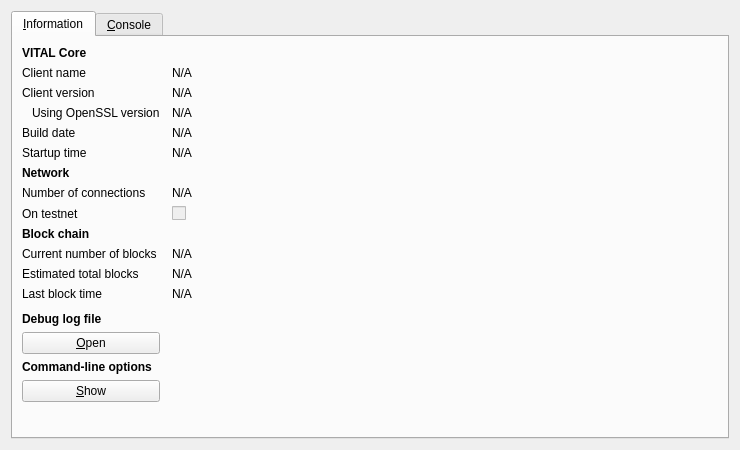
<?xml version="1.0" encoding="UTF-8"?>
<ui version="4.0">
 <class>RPCConsole</class>
 <widget class="QDialog" name="RPCConsole">
  <property name="geometry">
   <rect>
    <x>0</x>
    <y>0</y>
    <width>740</width>
    <height>450</height>
   </rect>
  </property>
  <property name="windowTitle">
   <string>VITAL - Debug window</string>
  </property>
  <layout class="QVBoxLayout" name="verticalLayout_2">
   <item>
    <widget class="QTabWidget" name="tabWidget">
     <property name="currentIndex">
      <number>0</number>
     </property>
     <widget class="QWidget" name="tab_info">
      <attribute name="title">
       <string>&amp;Information</string>
      </attribute>
      <layout class="QGridLayout" name="gridLayout" columnstretch="0,1">
       <property name="horizontalSpacing">
        <number>12</number>
       </property>
       <item row="0" column="0">
        <widget class="QLabel" name="label_9">
         <property name="font">
          <font>
           <weight>75</weight>
           <bold>true</bold>
          </font>
         </property>
         <property name="text">
          <string>VITAL Core</string>
         </property>
        </widget>
       </item>
       <item row="1" column="0">
        <widget class="QLabel" name="label_5">
         <property name="text">
          <string>Client name</string>
         </property>
        </widget>
       </item>
       <item row="1" column="1">
        <widget class="QLabel" name="clientName">
         <property name="cursor">
          <cursorShape>IBeamCursor</cursorShape>
         </property>
         <property name="text">
          <string>N/A</string>
         </property>
         <property name="textFormat">
          <enum>Qt::PlainText</enum>
         </property>
         <property name="textInteractionFlags">
          <set>Qt::LinksAccessibleByMouse|Qt::TextSelectableByKeyboard|Qt::TextSelectableByMouse</set>
         </property>
        </widget>
       </item>
       <item row="2" column="0">
        <widget class="QLabel" name="label_6">
         <property name="text">
          <string>Client version</string>
         </property>
        </widget>
       </item>
       <item row="2" column="1">
        <widget class="QLabel" name="clientVersion">
         <property name="cursor">
          <cursorShape>IBeamCursor</cursorShape>
         </property>
         <property name="text">
          <string>N/A</string>
         </property>
         <property name="textFormat">
          <enum>Qt::PlainText</enum>
         </property>
         <property name="textInteractionFlags">
          <set>Qt::LinksAccessibleByMouse|Qt::TextSelectableByKeyboard|Qt::TextSelectableByMouse</set>
         </property>
        </widget>
       </item>
       <item row="3" column="0">
        <widget class="QLabel" name="label_14">
         <property name="text">
          <string>Using OpenSSL version</string>
         </property>
         <property name="indent">
          <number>10</number>
         </property>
        </widget>
       </item>
       <item row="3" column="1">
        <widget class="QLabel" name="openSSLVersion">
         <property name="cursor">
          <cursorShape>IBeamCursor</cursorShape>
         </property>
         <property name="text">
          <string>N/A</string>
         </property>
         <property name="textFormat">
          <enum>Qt::PlainText</enum>
         </property>
         <property name="textInteractionFlags">
          <set>Qt::LinksAccessibleByMouse|Qt::TextSelectableByKeyboard|Qt::TextSelectableByMouse</set>
         </property>
        </widget>
       </item>
       <item row="4" column="0">
        <widget class="QLabel" name="label_12">
         <property name="text">
          <string>Build date</string>
         </property>
        </widget>
       </item>
       <item row="4" column="1">
        <widget class="QLabel" name="buildDate">
         <property name="cursor">
          <cursorShape>IBeamCursor</cursorShape>
         </property>
         <property name="text">
          <string>N/A</string>
         </property>
         <property name="textFormat">
          <enum>Qt::PlainText</enum>
         </property>
         <property name="textInteractionFlags">
          <set>Qt::LinksAccessibleByMouse|Qt::TextSelectableByKeyboard|Qt::TextSelectableByMouse</set>
         </property>
        </widget>
       </item>
       <item row="5" column="0">
        <widget class="QLabel" name="label_13">
         <property name="text">
          <string>Startup time</string>
         </property>
        </widget>
       </item>
       <item row="5" column="1">
        <widget class="QLabel" name="startupTime">
         <property name="cursor">
          <cursorShape>IBeamCursor</cursorShape>
         </property>
         <property name="text">
          <string>N/A</string>
         </property>
         <property name="textFormat">
          <enum>Qt::PlainText</enum>
         </property>
         <property name="textInteractionFlags">
          <set>Qt::LinksAccessibleByMouse|Qt::TextSelectableByKeyboard|Qt::TextSelectableByMouse</set>
         </property>
        </widget>
       </item>
       <item row="6" column="0">
        <widget class="QLabel" name="label_11">
         <property name="font">
          <font>
           <weight>75</weight>
           <bold>true</bold>
          </font>
         </property>
         <property name="text">
          <string>Network</string>
         </property>
        </widget>
       </item>
       <item row="7" column="0">
        <widget class="QLabel" name="label_7">
         <property name="text">
          <string>Number of connections</string>
         </property>
        </widget>
       </item>
       <item row="7" column="1">
        <widget class="QLabel" name="numberOfConnections">
         <property name="cursor">
          <cursorShape>IBeamCursor</cursorShape>
         </property>
         <property name="text">
          <string>N/A</string>
         </property>
         <property name="textFormat">
          <enum>Qt::PlainText</enum>
         </property>
         <property name="textInteractionFlags">
          <set>Qt::LinksAccessibleByMouse|Qt::TextSelectableByKeyboard|Qt::TextSelectableByMouse</set>
         </property>
        </widget>
       </item>
       <item row="8" column="0">
        <widget class="QLabel" name="label_8">
         <property name="text">
          <string>On testnet</string>
         </property>
        </widget>
       </item>
       <item row="8" column="1">
        <widget class="QCheckBox" name="isTestNet">
         <property name="enabled">
          <bool>false</bool>
         </property>
         <property name="text">
          <string/>
         </property>
        </widget>
       </item>
       <item row="9" column="0">
        <widget class="QLabel" name="label_10">
         <property name="font">
          <font>
           <weight>75</weight>
           <bold>true</bold>
          </font>
         </property>
         <property name="text">
          <string>Block chain</string>
         </property>
        </widget>
       </item>
       <item row="10" column="0">
        <widget class="QLabel" name="label_3">
         <property name="text">
          <string>Current number of blocks</string>
         </property>
        </widget>
       </item>
       <item row="10" column="1">
        <widget class="QLabel" name="numberOfBlocks">
         <property name="cursor">
          <cursorShape>IBeamCursor</cursorShape>
         </property>
         <property name="text">
          <string>N/A</string>
         </property>
         <property name="textFormat">
          <enum>Qt::PlainText</enum>
         </property>
         <property name="textInteractionFlags">
          <set>Qt::LinksAccessibleByMouse|Qt::TextSelectableByKeyboard|Qt::TextSelectableByMouse</set>
         </property>
        </widget>
       </item>
       <item row="11" column="0">
        <widget class="QLabel" name="label_4">
         <property name="text">
          <string>Estimated total blocks</string>
         </property>
        </widget>
       </item>
       <item row="11" column="1">
        <widget class="QLabel" name="totalBlocks">
         <property name="cursor">
          <cursorShape>IBeamCursor</cursorShape>
         </property>
         <property name="text">
          <string>N/A</string>
         </property>
         <property name="textFormat">
          <enum>Qt::PlainText</enum>
         </property>
         <property name="textInteractionFlags">
          <set>Qt::LinksAccessibleByMouse|Qt::TextSelectableByKeyboard|Qt::TextSelectableByMouse</set>
         </property>
        </widget>
       </item>
       <item row="12" column="0">
        <widget class="QLabel" name="label_2">
         <property name="text">
          <string>Last block time</string>
         </property>
        </widget>
       </item>
       <item row="12" column="1">
        <widget class="QLabel" name="lastBlockTime">
         <property name="cursor">
          <cursorShape>IBeamCursor</cursorShape>
         </property>
         <property name="text">
          <string>N/A</string>
         </property>
         <property name="textFormat">
          <enum>Qt::PlainText</enum>
         </property>
         <property name="textInteractionFlags">
          <set>Qt::LinksAccessibleByMouse|Qt::TextSelectableByKeyboard|Qt::TextSelectableByMouse</set>
         </property>
        </widget>
       </item>
       <item row="13" column="0">
        <spacer name="verticalSpacer_2">
         <property name="orientation">
          <enum>Qt::Vertical</enum>
         </property>
         <property name="sizeHint" stdset="0">
          <size>
           <width>20</width>
           <height>20</height>
          </size>
         </property>
        </spacer>
       </item>
       <item row="14" column="0">
        <widget class="QLabel" name="labelDebugLogfile">
         <property name="font">
          <font>
           <weight>75</weight>
           <bold>true</bold>
          </font>
         </property>
         <property name="text">
          <string>Debug log file</string>
         </property>
        </widget>
       </item>
       <item row="15" column="0">
        <widget class="QPushButton" name="openDebugLogfileButton">
         <property name="toolTip">
          <string>Open the VITAL debug log file from the current data directory. This can take a few seconds for large log files.</string>
         </property>
         <property name="text">
          <string>&amp;Open</string>
         </property>
         <property name="autoDefault">
          <bool>false</bool>
         </property>
        </widget>
       </item>
       <item row="16" column="0">
        <widget class="QLabel" name="labelCLOptions">
         <property name="font">
          <font>
           <weight>75</weight>
           <bold>true</bold>
          </font>
         </property>
         <property name="text">
          <string>Command-line options</string>
         </property>
        </widget>
       </item>
       <item row="17" column="0">
        <widget class="QPushButton" name="showCLOptionsButton">
         <property name="toolTip">
          <string>Show the VITAL-Qt help message to get a list with possible VITAL command-line options.</string>
         </property>
         <property name="text">
          <string>&amp;Show</string>
         </property>
         <property name="autoDefault">
          <bool>false</bool>
         </property>
        </widget>
       </item>
       <item row="18" column="0">
        <spacer name="verticalSpacer">
         <property name="orientation">
          <enum>Qt::Vertical</enum>
         </property>
         <property name="sizeHint" stdset="0">
          <size>
           <width>20</width>
           <height>40</height>
          </size>
         </property>
        </spacer>
       </item>
      </layout>
     </widget>
     <widget class="QWidget" name="tab_console">
      <attribute name="title">
       <string>&amp;Console</string>
      </attribute>
      <layout class="QVBoxLayout" name="verticalLayout_3">
       <property name="spacing">
        <number>3</number>
       </property>
       <item>
        <widget class="QTextEdit" name="messagesWidget">
         <property name="minimumSize">
          <size>
           <width>0</width>
           <height>100</height>
          </size>
         </property>
         <property name="readOnly">
          <bool>true</bool>
         </property>
         <property name="tabKeyNavigation" stdset="0">
          <bool>false</bool>
         </property>
         <property name="columnCount" stdset="0">
          <number>2</number>
         </property>
        </widget>
       </item>
       <item>
        <layout class="QHBoxLayout" name="horizontalLayout">
         <property name="spacing">
          <number>3</number>
         </property>
         <item>
          <widget class="QLabel" name="label">
           <property name="text">
            <string notr="true">&gt;</string>
           </property>
          </widget>
         </item>
         <item>
          <widget class="QLineEdit" name="lineEdit"/>
         </item>
         <item>
          <widget class="QPushButton" name="clearButton">
           <property name="maximumSize">
            <size>
             <width>24</width>
             <height>24</height>
            </size>
           </property>
           <property name="toolTip">
            <string>Clear console</string>
           </property>
           <property name="text">
            <string/>
           </property>
           <property name="icon">
            <iconset resource="../bitcoin.qrc">
             <normaloff>:/icons/remove</normaloff>:/icons/remove</iconset>
           </property>
           <property name="shortcut">
            <string notr="true">Ctrl+L</string>
           </property>
           <property name="autoDefault">
            <bool>false</bool>
           </property>
          </widget>
         </item>
        </layout>
       </item>
      </layout>
     </widget>
    </widget>
   </item>
  </layout>
 </widget>
 <resources>
  <include location="../bitcoin.qrc"/>
 </resources>
 <connections/>
</ui>
